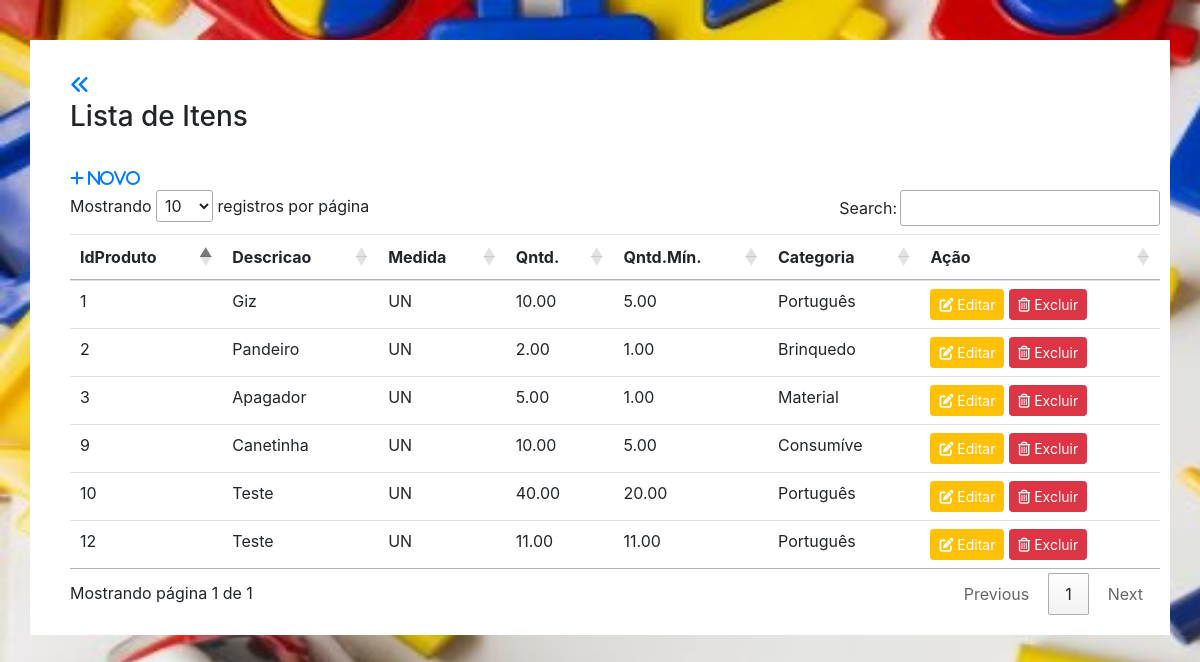
The app's page /v3.7.6/cadastro_inventario/listar_inventario.php (signed in) with its own data.
### tables this page shows
CREATE TABLE `inventario` (
  `IdProduto` int(11) NOT NULL,
  `Descricao` varchar(40) NOT NULL,
  `Qntd` decimal(5,2) NOT NULL,
  `Medida` varchar(4) NOT NULL,
  `QntdMinima` decimal(5,2) DEFAULT NULL,
  `Categoria` varchar(10) DEFAULT NULL
);

### v3.7.6/cadastro_inventario/listar_inventario.php (the view, shortened to what this page needs)
<!DOCTYPE html>
<html>
<head>
	<link rel="stylesheet" href="https://stackpath.bootstrapcdn.com/bootstrap/4.3.1/css/bootstrap.min.css">
	<link rel="stylesheet" type="text/css" href="css/estilo.css">
	<link rel="stylesheet" href="https://stackpath.bootstrapcdn.com/bootstrap/4.3.1/css/bootstrap.min.css">
	<link href="//cdn.datatables.net/1.10.15/css/jquery.dataTables.min.css" rel="stylesheet">
</head>
<body>
	<div class="container" id="listaContainer">
		<a id="novo" href="../login/menu.php" ><i class="fas fa-angle-double-left"></i></a>
		<h3 id="content">Lista de Itens</h3><br>
		<a class="font-weight-bold" href="cadastrarInventario.php"><i class="fas fa-plus"> Novo</i></a>
		<table class="table table-sm" id="minhaTabela" >
		  <thead>
		    <tr>
		      <th scope="col">IdProduto</th>
		      <th scope="col">Descricao</th>
		      <th scope="col">Medida</th>
		      <th scope="col">Qntd.</th>
		      <th scope="col">Qntd.Mín.</th>
		      <th scope="col">Categoria</th>
		      <th scope="col">Ação</th>
		    </tr>
		  </thead>
		    	<?php
		    		include 'conexao.php';
		    		$sql = "SELECT * FROM `inventario` ";
		    		$buscar = mysqli_query($conexao, $sql);
		    		while ($array = mysqli_fetch_array($buscar)) {
		    			$IdProduto = $array['IdProduto'];
		    			$Descricao = $array['Descricao'];
		    			$Medida = $array['Medida'];
		    			$Qntd = $array['Qntd'];
		    			$QntdMinima = $array['QntdMinima'];
		    			$Categoria = $array['Categoria'];
		    	?>
		    <tr>
		      <td><?php echo $IdProduto ?></td>
		      <td><?php echo $Descricao ?></td>
		      <td><?php echo $Medida ?></td>
		      <td><?php echo $Qntd ?></td>
		      <td><?php echo $QntdMinima ?></td>
			  <td><?php echo $Categoria ?></td>
			  <td><a class="btn btn-warning btn-sm"  style="color: #fff" href="editar_inventario.php?id=<?php echo $IdProduto ?>" role="button"><i class="fas fa-edit"></i>&nbsp;Editar</a>
			  	<a class="btn btn-danger btn-sm" onclick="return confirm('Deseja excluir ?')" style="color: #fff" href="deletar_inventario.php?id=<?php echo $IdProduto ?>" role="button"><i class="far fa-trash-alt"></i>&nbsp;Excluir</a>
			  </td>
			 </tr>
		  <?php } ?>
		</table>
	</div>
</body>
</html>

### v3.7.6/cadastro_inventario/css/estilo.css (style rules this page uses)
body { background-image: url('../img/1.jpg'); background-size: 1720px 920px; background-repeat: no-repeat; }
#listaContainer { margin-top: 40px; background-color: #fff; padding-top: 30px; padding-bottom: 20px; padding-right: 10px; padding-left: 40px; width: 900x; }
#novo { padding-bottom: 20px; font:'Segoe UI',Arial, sans-serif; font-size: 20px; }

### records on screen
inventario: IdProduto "1", Descricao "Giz", Medida "UN", Qntd "10.00", QntdMinima "5.00", Categoria "Português"
inventario: IdProduto "2", Descricao "Pandeiro", Medida "UN", Qntd "2.00", QntdMinima "1.00", Categoria "Brinquedo"
inventario: IdProduto "3", Descricao "Apagador", Medida "UN", Qntd "5.00", QntdMinima "1.00", Categoria "Material"
inventario: IdProduto "9", Descricao "Canetinha", Medida "UN", Qntd "10.00", QntdMinima "5.00", Categoria "Consumíve"
inventario: IdProduto "10", Descricao "Teste", Medida "UN", Qntd "40.00", QntdMinima "20.00", Categoria "Português"
inventario: IdProduto "12", Descricao "Teste", Medida "UN", Qntd "11.00", QntdMinima "11.00", Categoria "Português"
